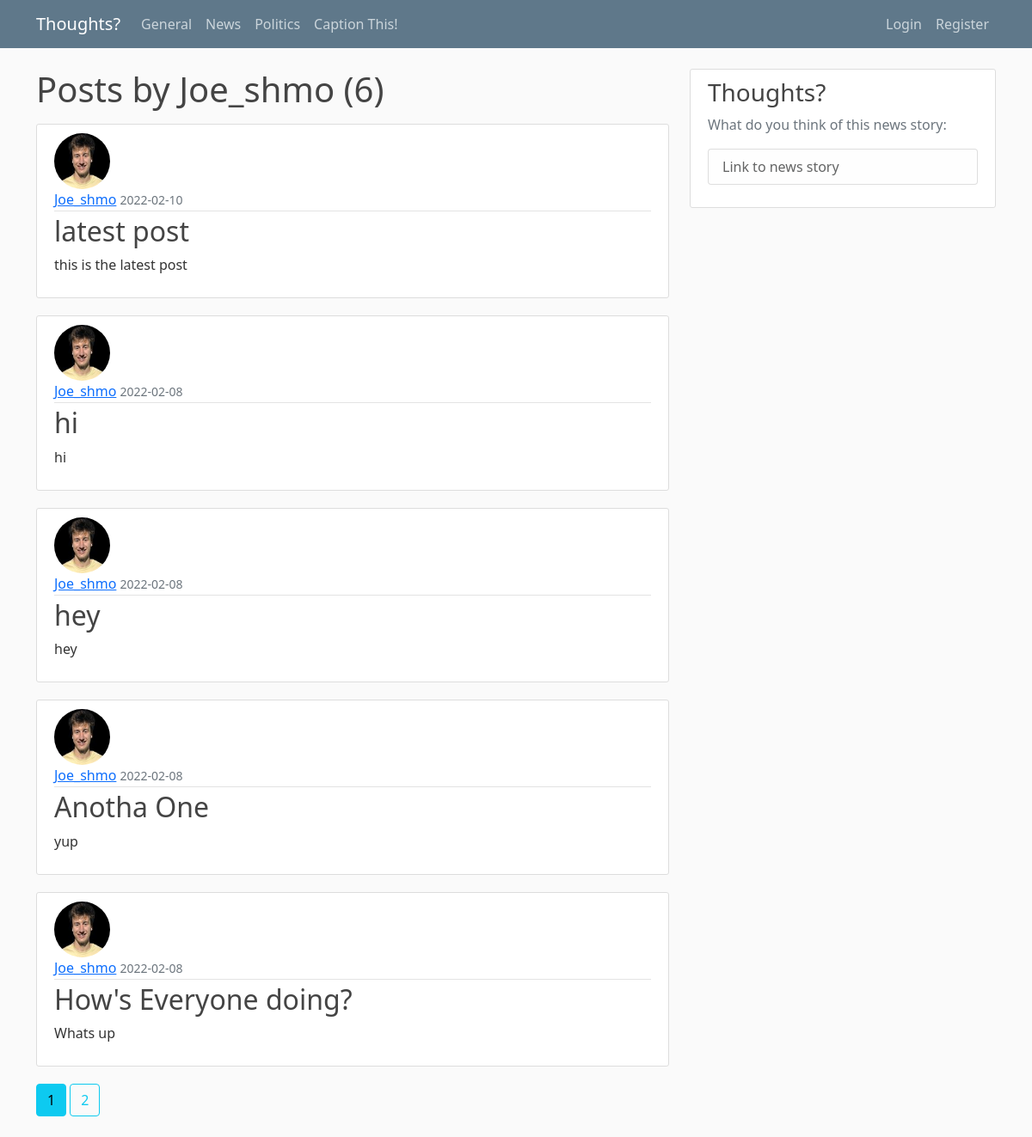
Before: /user/Joe_shmo with the older database file.
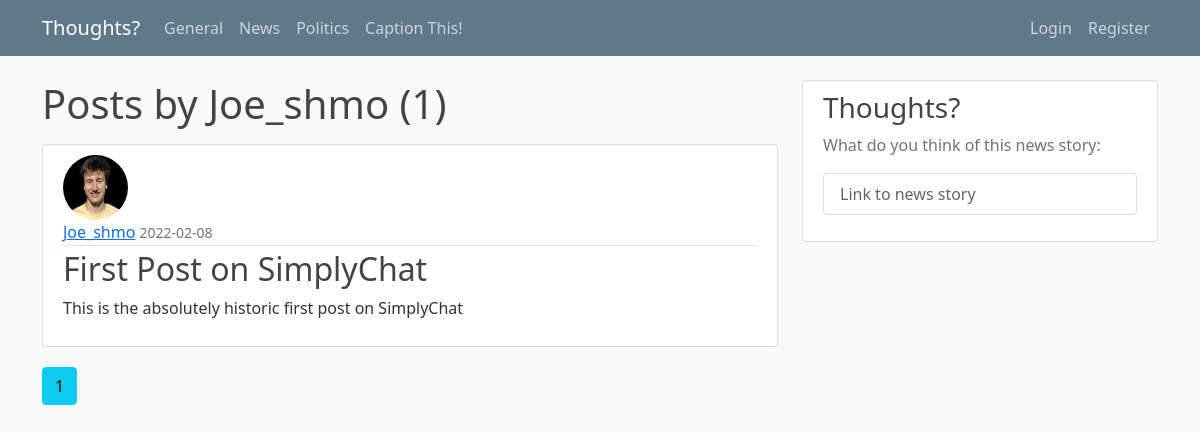
After: the same page with the newer database file.
### App/models.py (models this page shows, shortened)
class Post(db.Model):
     id = db.Column(db.Integer, primary_key = True)
     title = db.Column(db.String(100), nullable = False)
     date_posted = db.Column(db.DateTime, nullable = False, default = datetime.utcnow)
     content = db.Column(db.Text, nullable = False)
     user_id = db.Column(db.Integer, db.ForeignKey('user.id'), nullable = False)

class User(db.Model, UserMixin):
    id = db.Column(db.Integer, primary_key = True)
    username = db.Column(db.String(20), unique = True, nullable = False)
    email = db.Column(db.String(100), unique = True, nullable = False)
    image_file = db.Column(db.String(20), nullable = False, default = 'default.jpg')
    password = db.Column(db.String(60), nullable = False)
    posts = db.relationship('Post', backref = 'author', lazy = True)

### App/users/routes.py (the view)
@users.route("/user/<string:username>")
def user_posts(username):
    page = request.args.get('page', 1, type=int)
    user = User.query.filter_by(username=username).first_or_404()
    posts = Post.query.filter_by(author=user)\
        .order_by(Post.date_posted.desc())\
        .paginate(page=page, per_page = 5)
    return render_template('user_posts.html', posts=posts, user=user)

### App/templates/user_posts.html (shortened to what this page needs)
{% extends 'layout.html' %}
{% block content %}
    <h1 class="mb-3">Posts by {{ user.username }} ({{ posts.total }})</h1>
    {% for post in posts.items %}
    <article class="media content-section">
        <img class="rounded-circle article-img" src="{{ url_for('static', filename='profile_pics/' + post.author.image_file) }}">
        <div class="media-body">
          <div class="article-metadata">
            <a class="mr-2" href="{{ url_for('users.user_posts', username=post.author.username) }}">{{ post.author.username }}</a>
            <small class="text-muted">{{ post.date_posted.strftime('%Y-%m-%d') }}</small>
          </div>
          <h2><a class="article-title" href="{{ url_for('posts.post', post_id=post.id) }}">{{ post.title }}</a></h2>
          <p class="article-content">{{ post.content }}</p>
        </div>
      </article>
    {% endfor %}
    {% for page_num in posts.iter_pages(left_edge=1, right_edge=1, left_current=1, right_current=2) %}
      {% if page_num %}
        {% if posts.page == page_num %}
          <a class="btn btn-info mb-4" href="{{ url_for('users.user_posts', username=user.username, page=page_num) }}">{{ page_num }}</a>
        {% else %}
          <a class="btn btn-outline-info mb-4" href="{{ url_for('users.user_posts', username=user.username, page=page_num) }}">{{ page_num }}</a>
        {% endif %}
      {% endif %}
      {% endfor %}
{% endblock content %}

Changed rows visible on the page:
removed Post: image_file (picture), author.username "Joe_shmo", date_posted "2022-02-10", title "latest post", content "this is the latest post"
removed Post: image_file (picture), author.username "Joe_shmo", date_posted "2022-02-08", title "hi", content "hi"
removed Post: image_file (picture), author.username "Joe_shmo", date_posted "2022-02-08", title "hey", content "hey"
removed Post: image_file (picture), author.username "Joe_shmo", date_posted "2022-02-08", title "Anotha One", content "yup"
removed Post: image_file (picture), author.username "Joe_shmo", date_posted "2022-02-08", title "How's Everyone doing?", content "Whats up"
now on this page (row edited): Post: image_file (picture), author.username "Joe_shmo", date_posted "2022-02-08", title "First Post on SimplyChat", content "This is the absolutely historic first post on SimplyChat"
Other visible differences:
{{ posts.total }}: "6" → "1"
list line gone: "2"
